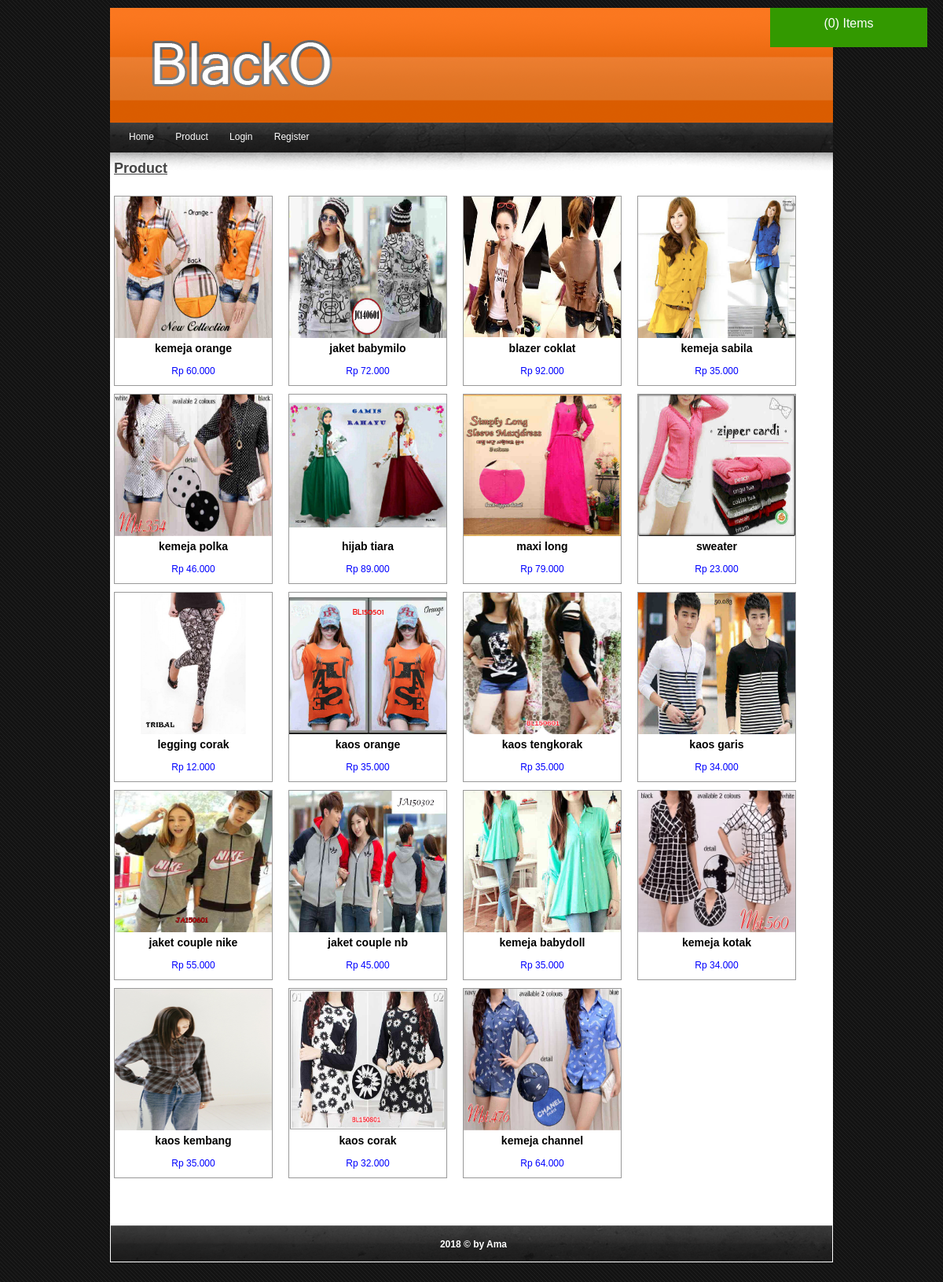
The page /product.php on the database its author committed.
### tables this page shows
CREATE TABLE `product` (
  `product_id` varchar(15) NOT NULL,
  `kategori_id` varchar(5) NOT NULL,
  `product_nama` varchar(50) NOT NULL,
  `product_keterangan` text NOT NULL,
  `product_harga` int(10) NOT NULL,
  `product_stock` int(3) NOT NULL,
  `product_gambar` varchar(20) NOT NULL,
  `product_status` varchar(15) NOT NULL
);

### product.php (the view)
<?php
require_once 'session.php';
?>
<!DOCTYPE html PUBLIC "-//W3C//DTD XHTML 1.0 Transitional//EN" "http://www.w3.org/TR/xhtml1/DTD/xhtml1-transitional.dtd">
<html xmlns="http://www.w3.org/1999/xhtml">
<head>
<?php require_once 'title.php'; ?>
</head>
<body>
<div id="wrapper">
	<?php require_once 'header.php'; ?>
    <?php require_once 'menu.php'; ?>
    <div id="content">
        <div id="contenttext">
            <h2>Product</h2><br>
            <?php
            $data=mysqli_query($con, "select * from product where product_stock>=1");
            while($rowData=mysqli_fetch_array($data))
            {
            	?>
                <a href="detail_product.php?id=<?= $rowData['product_id'];?>">
            	<div class="listProduct">
	            	<div class="productPicture">
	            		<img src="product/<?php echo $rowData['product_gambar'];?>" height="180" width="200">
	            	</div>
	            	<div class="productTitle"><?php echo $rowData['product_nama']; ?></div>
	            	<div class="productPrice"><?php echo "Rp ".number_format($rowData['product_harga'], 0, ",", "."); ?></div>
	            </div>
                </a>
            	<?php
            }
            ?>
        </div>
    </div>
    <?php require_once 'footer.php'; ?>
</div>
</body>
</html>

### title.php (shortened to what this page needs)
<link rel="stylesheet" href="css/style.css" type="text/css" />

### header.php (shortened to what this page needs)
<a href="detail_cart.php">
    <div id="cart">
        <?php
        $cartCount = isset($_SESSION['myCart']) && is_array($_SESSION['myCart']) ? count($_SESSION['myCart']) : 0;
        echo "($cartCount) Items";
        ?>
    </div>
</a>
<a href="index.php">
    <div id="header">
    </div>
</a>

### menu.php
<div id="menu">
    <ul>
        <li><a href="index.php">Home</a></li>
        <li><a href="product.php">Product</a></li>
        <?php
        if(isset($_SESSION['hms']))
        {
        	?>
        	<li><a href="logout.php">Logout</a></li>
        	<?php
        }
        else
        {
        	?>
        	<li><a href="login.php">Login</a></li>
        	<?php
        }
        ?>
        <li><a href="register.php">Register</a></li>
    </ul>
</div>

### footer.php
<div id="footer" align="center"><br />
    <b>2018 &copy; by Ama</b>
</div>

### css/style.css (style rules this page uses)
a { color:inherit; text-decoration:none; }
#menu { position: relative; background: #FFFFFF url('../images/navbar.png') no-repeat top left; height: 38px; padding: 0em 1.0em 0em 1.0em; }
#menu ul { position: absolute; top: 0.9em; }
#menu ul li { position: relative; display: inline; }
#menu ul li a { padding: 0.5em 1.0em 0.9em 1.0em; color: white; text-decoration: none; }
* { margin:0; padding:0; }
body { font-family:Trebuchet MS, Arial, Helvetica, sans-serif; font-size:12px; background:url(../images/bg.jpg) repeat; margin:10px 0 25px 0; }
#wrapper { width:920px; margin:0 auto; }
#header { height:146px; background-image:url(../images/header.png); background-repeat:no-repeat; padding-left:15px; }
#content { background:url(../images/zz.PNG) top repeat-x #ffffff; padding-top:10px; padding-bottom:60px; }
#contenttext { margin-left:5px; overflow: hidden; }
#footer { color:white; height:47px; background-image:url(../images/footer.png); padding-left: 5px; line-height:16px; }
h2 { color:#444444; text-decoration:underline; }
.listProduct { width:200px; height:240px; border:solid thin #999; float:left; margin:10px 20px 0 0; }
.productPicture { width: inherit; height: 180px; }
.productTitle { font-size:14px; font-weight:bold; text-align:center; margin: 5px 0 0 0; height:40px; }
.productPrice { font-size:12px; color:#00F; text-align:center; margin: -10px 0 0 0; }
#cart { width:200px; height:50px; float:right; background:#003; line-height:40px; color:#FFF; text-align:center; font-size:16px; position:fixed; right:20px; z-index:10000; }
#cart { width:200px; height:50px; float:right; background:#390; line-height:40px; color:#FFF; text-align:center; font-size:16px; position:fixed; right:20px; z-index:10000; }

### rows shown on the page
product: product_gambar (picture), product_nama "kemeja orange", product_harga "60.000"
product: product_gambar (picture), product_nama "jaket babymilo", product_harga "72.000"
product: product_gambar (picture), product_nama "blazer coklat", product_harga "92.000"
product: product_gambar (picture), product_nama "kemeja sabila", product_harga "35.000"
product: product_gambar (picture), product_nama "kemeja polka", product_harga "46.000"
product: product_gambar (picture), product_nama "hijab tiara", product_harga "89.000"
product: product_gambar (picture), product_nama "maxi long", product_harga "79.000"
product: product_gambar (picture), product_nama "sweater", product_harga "23.000"
product: product_gambar (picture), product_nama "legging corak", product_harga "12.000"
product: product_gambar (picture), product_nama "kaos orange", product_harga "35.000"
product: product_gambar (picture), product_nama "kaos tengkorak", product_harga "35.000"
product: product_gambar (picture), product_nama "kaos garis", product_harga "34.000"
product: product_gambar (picture), product_nama "jaket couple nike", product_harga "55.000"
product: product_gambar (picture), product_nama "jaket couple nb", product_harga "45.000"
product: product_gambar (picture), product_nama "kemeja babydoll", product_harga "35.000"
product: product_gambar (picture), product_nama "kemeja kotak", product_harga "34.000"
product: product_gambar (picture), product_nama "kaos kembang", product_harga "35.000"
product: product_gambar (picture), product_nama "kaos corak", product_harga "32.000"
product: product_gambar (picture), product_nama "kemeja channel", product_harga "64.000"

### other values the page prints
$cartCount "0"
